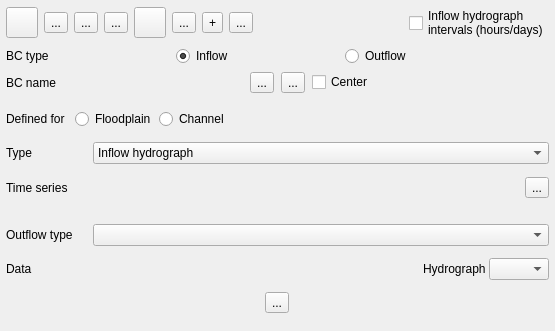
<?xml version="1.0" encoding="UTF-8"?>
<ui version="4.0">
 <class>f2d_widget</class>
 <widget class="QWidget" name="f2d_widget">
  <property name="geometry">
   <rect>
    <x>0</x>
    <y>0</y>
    <width>555</width>
    <height>331</height>
   </rect>
  </property>
  <property name="minimumSize">
   <size>
    <width>250</width>
    <height>0</height>
   </size>
  </property>
  <property name="windowTitle">
   <string>FLO-2D Widget</string>
  </property>
  <layout class="QVBoxLayout" name="verticalLayout">
   <property name="leftMargin">
    <number>6</number>
   </property>
   <property name="topMargin">
    <number>6</number>
   </property>
   <property name="rightMargin">
    <number>6</number>
   </property>
   <property name="bottomMargin">
    <number>6</number>
   </property>
   <item>
    <layout class="QHBoxLayout" name="horizontalLayout_7">
     <item>
      <widget class="QToolButton" name="create_point_bc_btn">
       <property name="toolTip">
        <string>Add point BC</string>
       </property>
       <property name="text">
        <string/>
       </property>
       <property name="icon">
        <iconset>
         <normaloff>../img/mActionCapturePoint.svg</normaloff>../img/mActionCapturePoint.svg</iconset>
       </property>
       <property name="iconSize">
        <size>
         <width>24</width>
         <height>24</height>
        </size>
       </property>
       <property name="checkable">
        <bool>false</bool>
       </property>
      </widget>
     </item>
     <item>
      <widget class="QToolButton" name="create_line_bc_btn">
       <property name="toolTip">
        <string>Add line BC</string>
       </property>
       <property name="text">
        <string>...</string>
       </property>
       <property name="icon">
        <iconset>
         <normaloff>../img/mActionCaptureLine.svg</normaloff>../img/mActionCaptureLine.svg</iconset>
       </property>
       <property name="iconSize">
        <size>
         <width>24</width>
         <height>24</height>
        </size>
       </property>
      </widget>
     </item>
     <item>
      <widget class="QToolButton" name="create_polygon_bc_btn">
       <property name="toolTip">
        <string>Add polygon BC</string>
       </property>
       <property name="text">
        <string>...</string>
       </property>
       <property name="icon">
        <iconset>
         <normaloff>../img/mActionCapturePolygon.svg</normaloff>../img/mActionCapturePolygon.svg</iconset>
       </property>
       <property name="iconSize">
        <size>
         <width>24</width>
         <height>24</height>
        </size>
       </property>
      </widget>
     </item>
     <item>
      <widget class="QToolButton" name="save_changes_btn">
       <property name="toolTip">
        <string>Save current BC</string>
       </property>
       <property name="text">
        <string>...</string>
       </property>
       <property name="icon">
        <iconset>
         <normaloff>../img/mActionSaveAllEdits.svg</normaloff>../img/mActionSaveAllEdits.svg</iconset>
       </property>
       <property name="iconSize">
        <size>
         <width>24</width>
         <height>24</height>
        </size>
       </property>
      </widget>
     </item>
     <item>
      <widget class="QToolButton" name="revert_changes_btn">
       <property name="maximumSize">
        <size>
         <width>60</width>
         <height>16777215</height>
        </size>
       </property>
       <property name="toolTip">
        <string>Revert unsaved changes for current BC</string>
       </property>
       <property name="text">
        <string/>
       </property>
       <property name="icon">
        <iconset>
         <normaloff>../img/mActionUndo.svg</normaloff>../img/mActionUndo.svg</iconset>
       </property>
       <property name="iconSize">
        <size>
         <width>24</width>
         <height>24</height>
        </size>
       </property>
      </widget>
     </item>
     <item>
      <widget class="QToolButton" name="delete_bc_btn">
       <property name="toolTip">
        <string>Delete current BC</string>
       </property>
       <property name="text">
        <string>...</string>
       </property>
       <property name="icon">
        <iconset>
         <normaloff>../img/mActionDeleteSelected.svg</normaloff>../img/mActionDeleteSelected.svg</iconset>
       </property>
       <property name="iconSize">
        <size>
         <width>24</width>
         <height>24</height>
        </size>
       </property>
      </widget>
     </item>
     <item>
      <widget class="QToolButton" name="add_data_btn">
       <property name="toolTip">
        <string>Add data series/table for current BC</string>
       </property>
       <property name="text">
        <string>+</string>
       </property>
       <property name="icon">
        <iconset>
         <normaloff>../img/add_table_data.svg</normaloff>../img/add_table_data.svg</iconset>
       </property>
       <property name="iconSize">
        <size>
         <width>24</width>
         <height>24</height>
        </size>
       </property>
      </widget>
     </item>
     <item>
      <widget class="QToolButton" name="schem_bc_btn">
       <property name="toolTip">
        <string>Schematize boundary conditions</string>
       </property>
       <property name="text">
        <string>...</string>
       </property>
       <property name="icon">
        <iconset>
         <normaloff>../img/schematize_bc.svg</normaloff>../img/schematize_bc.svg</iconset>
       </property>
       <property name="iconSize">
        <size>
         <width>24</width>
         <height>24</height>
        </size>
       </property>
      </widget>
     </item>
     <item>
      <spacer name="horizontalSpacer_4">
       <property name="orientation">
        <enum>Qt::Horizontal</enum>
       </property>
       <property name="sizeHint" stdset="0">
        <size>
         <width>40</width>
         <height>20</height>
        </size>
       </property>
      </spacer>
     </item>
     <item>
      <widget class="QCheckBox" name="interval_ckbx">
       <property name="toolTip">
        <string>&lt;html&gt;&lt;head/&gt;&lt;body&gt;&lt;p&gt;IHOURDAILY:Daily if checked&lt;br/&gt;Hourly if unchecked&lt;/p&gt;&lt;/body&gt;&lt;/html&gt;</string>
       </property>
       <property name="layoutDirection">
        <enum>Qt::LeftToRight</enum>
       </property>
       <property name="text">
        <string>Inflow hydrograph
intervals (hours/days)</string>
       </property>
      </widget>
     </item>
    </layout>
   </item>
   <item>
    <layout class="QHBoxLayout" name="bce_type_layout">
     <property name="bottomMargin">
      <number>0</number>
     </property>
     <item>
      <widget class="QLabel" name="label_6">
       <property name="minimumSize">
        <size>
         <width>50</width>
         <height>0</height>
        </size>
       </property>
       <property name="text">
        <string>BC type</string>
       </property>
      </widget>
     </item>
     <item>
      <widget class="QRadioButton" name="bc_type_inflow_radio">
       <property name="text">
        <string>Inflow</string>
       </property>
       <property name="checked">
        <bool>true</bool>
       </property>
       <property name="autoExclusive">
        <bool>true</bool>
       </property>
      </widget>
     </item>
     <item>
      <widget class="QRadioButton" name="bc_type_outflow_radio">
       <property name="text">
        <string>Outflow</string>
       </property>
       <property name="autoExclusive">
        <bool>true</bool>
       </property>
      </widget>
     </item>
     <item>
      <spacer name="horizontalSpacer_3">
       <property name="orientation">
        <enum>Qt::Horizontal</enum>
       </property>
       <property name="sizeType">
        <enum>QSizePolicy::Ignored</enum>
       </property>
       <property name="sizeHint" stdset="0">
        <size>
         <width>40</width>
         <height>20</height>
        </size>
       </property>
      </spacer>
     </item>
    </layout>
   </item>
   <item>
    <layout class="QHBoxLayout" name="bc_name_layout">
     <property name="spacing">
      <number>7</number>
     </property>
     <item>
      <widget class="QLabel" name="label_4">
       <property name="sizePolicy">
        <sizepolicy hsizetype="Preferred" vsizetype="Preferred">
         <horstretch>0</horstretch>
         <verstretch>0</verstretch>
        </sizepolicy>
       </property>
       <property name="minimumSize">
        <size>
         <width>80</width>
         <height>0</height>
        </size>
       </property>
       <property name="maximumSize">
        <size>
         <width>16777215</width>
         <height>16777215</height>
        </size>
       </property>
       <property name="text">
        <string>BC name</string>
       </property>
      </widget>
     </item>
     <item>
      <layout class="QHBoxLayout" name="bc_name_cbo_layout"/>
     </item>
     <item>
      <widget class="QToolButton" name="change_bc_name_btn">
       <property name="acceptDrops">
        <bool>false</bool>
       </property>
       <property name="toolTip">
        <string>Change BC name</string>
       </property>
       <property name="text">
        <string>...</string>
       </property>
       <property name="icon">
        <iconset>
         <normaloff>../img/change_name.svg</normaloff>../img/change_name.svg</iconset>
       </property>
      </widget>
     </item>
     <item>
      <widget class="QToolButton" name="clear_rubberband_btn">
       <property name="toolTip">
        <string>Clear rubberband</string>
       </property>
       <property name="text">
        <string>...</string>
       </property>
       <property name="icon">
        <iconset>
         <normaloff>../img/broom.png</normaloff>../img/broom.png</iconset>
       </property>
      </widget>
     </item>
     <item>
      <widget class="QCheckBox" name="bc_center_chbox">
       <property name="sizePolicy">
        <sizepolicy hsizetype="Preferred" vsizetype="Fixed">
         <horstretch>0</horstretch>
         <verstretch>0</verstretch>
        </sizepolicy>
       </property>
       <property name="text">
        <string>Center</string>
       </property>
       <property name="checked">
        <bool>false</bool>
       </property>
      </widget>
     </item>
    </layout>
   </item>
   <item>
    <widget class="QFrame" name="inflow_frame">
     <property name="minimumSize">
      <size>
       <width>0</width>
       <height>0</height>
      </size>
     </property>
     <property name="frameShape">
      <enum>QFrame::NoFrame</enum>
     </property>
     <property name="frameShadow">
      <enum>QFrame::Raised</enum>
     </property>
     <layout class="QVBoxLayout" name="verticalLayout_3">
      <property name="spacing">
       <number>3</number>
      </property>
      <property name="leftMargin">
       <number>0</number>
      </property>
      <property name="topMargin">
       <number>0</number>
      </property>
      <property name="rightMargin">
       <number>0</number>
      </property>
      <property name="bottomMargin">
       <number>0</number>
      </property>
      <item>
       <layout class="QHBoxLayout" name="horizontalLayout_6">
        <property name="bottomMargin">
         <number>0</number>
        </property>
        <item>
         <widget class="QLabel" name="label_5">
          <property name="text">
           <string>Defined for  </string>
          </property>
         </widget>
        </item>
        <item>
         <widget class="QRadioButton" name="ifc_fplain_radio">
          <property name="text">
           <string>Floodplain</string>
          </property>
          <property name="checked">
           <bool>false</bool>
          </property>
         </widget>
        </item>
        <item>
         <widget class="QRadioButton" name="ifc_chan_radio">
          <property name="text">
           <string>Channel</string>
          </property>
         </widget>
        </item>
        <item>
         <spacer name="horizontalSpacer">
          <property name="orientation">
           <enum>Qt::Horizontal</enum>
          </property>
          <property name="sizeHint" stdset="0">
           <size>
            <width>40</width>
            <height>20</height>
           </size>
          </property>
         </spacer>
        </item>
       </layout>
      </item>
      <item>
       <layout class="QHBoxLayout" name="horizontalLayout_3">
        <property name="spacing">
         <number>7</number>
        </property>
        <item>
         <widget class="QLabel" name="label_3">
          <property name="sizePolicy">
           <sizepolicy hsizetype="MinimumExpanding" vsizetype="Preferred">
            <horstretch>0</horstretch>
            <verstretch>0</verstretch>
           </sizepolicy>
          </property>
          <property name="minimumSize">
           <size>
            <width>80</width>
            <height>0</height>
           </size>
          </property>
          <property name="maximumSize">
           <size>
            <width>80</width>
            <height>16777215</height>
           </size>
          </property>
          <property name="text">
           <string>Type</string>
          </property>
         </widget>
        </item>
        <item>
         <widget class="QComboBox" name="inflow_type_cbo">
          <property name="sizePolicy">
           <sizepolicy hsizetype="MinimumExpanding" vsizetype="Fixed">
            <horstretch>0</horstretch>
            <verstretch>0</verstretch>
           </sizepolicy>
          </property>
          <property name="minimumSize">
           <size>
            <width>100</width>
            <height>0</height>
           </size>
          </property>
          <property name="maximumSize">
           <size>
            <width>9999</width>
            <height>16777215</height>
           </size>
          </property>
          <item>
           <property name="text">
            <string>Inflow hydrograph</string>
           </property>
          </item>
          <item>
           <property name="text">
            <string>Channel outflow or diversion</string>
           </property>
          </item>
         </widget>
        </item>
       </layout>
      </item>
      <item>
       <layout class="QHBoxLayout" name="horizontalLayout_5">
        <property name="spacing">
         <number>7</number>
        </property>
        <item>
         <widget class="QLabel" name="label_7">
          <property name="minimumSize">
           <size>
            <width>80</width>
            <height>0</height>
           </size>
          </property>
          <property name="text">
           <string>Time series  </string>
          </property>
         </widget>
        </item>
        <item>
         <layout class="QHBoxLayout" name="inflow_tseries_cbo_layout"/>
        </item>
        <item>
         <widget class="QToolButton" name="change_inflow_data_name_btn">
          <property name="toolTip">
           <string>Change time series name</string>
          </property>
          <property name="text">
           <string>...</string>
          </property>
          <property name="icon">
           <iconset>
            <normaloff>../img/change_name.svg</normaloff>../img/change_name.svg</iconset>
          </property>
         </widget>
        </item>
       </layout>
      </item>
     </layout>
    </widget>
   </item>
   <item>
    <widget class="QFrame" name="outflow_frame">
     <property name="minimumSize">
      <size>
       <width>0</width>
       <height>0</height>
      </size>
     </property>
     <property name="frameShape">
      <enum>QFrame::NoFrame</enum>
     </property>
     <property name="frameShadow">
      <enum>QFrame::Raised</enum>
     </property>
     <layout class="QVBoxLayout" name="verticalLayout_2">
      <property name="spacing">
       <number>3</number>
      </property>
      <property name="leftMargin">
       <number>0</number>
      </property>
      <property name="topMargin">
       <number>0</number>
      </property>
      <property name="rightMargin">
       <number>0</number>
      </property>
      <property name="bottomMargin">
       <number>0</number>
      </property>
      <item>
       <layout class="QHBoxLayout" name="horizontalLayout">
        <property name="spacing">
         <number>7</number>
        </property>
        <property name="bottomMargin">
         <number>0</number>
        </property>
        <item>
         <widget class="QLabel" name="label_2">
          <property name="minimumSize">
           <size>
            <width>80</width>
            <height>0</height>
           </size>
          </property>
          <property name="text">
           <string>Outflow type</string>
          </property>
         </widget>
        </item>
        <item>
         <widget class="QComboBox" name="outflow_type_cbo">
          <property name="sizePolicy">
           <sizepolicy hsizetype="MinimumExpanding" vsizetype="Fixed">
            <horstretch>0</horstretch>
            <verstretch>0</verstretch>
           </sizepolicy>
          </property>
          <property name="minimumSize">
           <size>
            <width>0</width>
            <height>0</height>
           </size>
          </property>
          <property name="maxVisibleItems">
           <number>15</number>
          </property>
          <property name="sizeAdjustPolicy">
           <enum>QComboBox::AdjustToMinimumContentsLength</enum>
          </property>
         </widget>
        </item>
       </layout>
      </item>
      <item>
       <layout class="QHBoxLayout" name="horizontalLayout_4">
        <property name="bottomMargin">
         <number>0</number>
        </property>
        <item>
         <widget class="QLabel" name="outflow_data_label">
          <property name="minimumSize">
           <size>
            <width>80</width>
            <height>0</height>
           </size>
          </property>
          <property name="maximumSize">
           <size>
            <width>99999</width>
            <height>16777215</height>
           </size>
          </property>
          <property name="text">
           <string>Data</string>
          </property>
         </widget>
        </item>
        <item>
         <spacer name="horizontalSpacer_2">
          <property name="orientation">
           <enum>Qt::Horizontal</enum>
          </property>
          <property name="sizeHint" stdset="0">
           <size>
            <width>40</width>
            <height>20</height>
           </size>
          </property>
         </spacer>
        </item>
        <item>
         <widget class="QLabel" name="label">
          <property name="toolTip">
           <string>Hydrograph</string>
          </property>
          <property name="text">
           <string>Hydrograph</string>
          </property>
         </widget>
        </item>
        <item>
         <widget class="QComboBox" name="outflow_hydro_cbo">
          <property name="minimumSize">
           <size>
            <width>60</width>
            <height>0</height>
           </size>
          </property>
          <property name="maximumSize">
           <size>
            <width>60</width>
            <height>16777215</height>
           </size>
          </property>
          <property name="toolTip">
           <string>Hydrograph</string>
          </property>
         </widget>
        </item>
       </layout>
      </item>
      <item>
       <layout class="QHBoxLayout" name="horizontalLayout_2">
        <property name="spacing">
         <number>7</number>
        </property>
        <item>
         <layout class="QHBoxLayout" name="outflow_data_cbo_layout">
          <property name="bottomMargin">
           <number>0</number>
          </property>
         </layout>
        </item>
        <item>
         <widget class="QToolButton" name="change_outflow_data_name_btn">
          <property name="toolTip">
           <string>Change time series name</string>
          </property>
          <property name="text">
           <string>...</string>
          </property>
          <property name="icon">
           <iconset>
            <normaloff>../img/change_name.svg</normaloff>../img/change_name.svg</iconset>
          </property>
         </widget>
        </item>
       </layout>
      </item>
     </layout>
    </widget>
   </item>
  </layout>
 </widget>
 <resources/>
 <connections/>
</ui>
